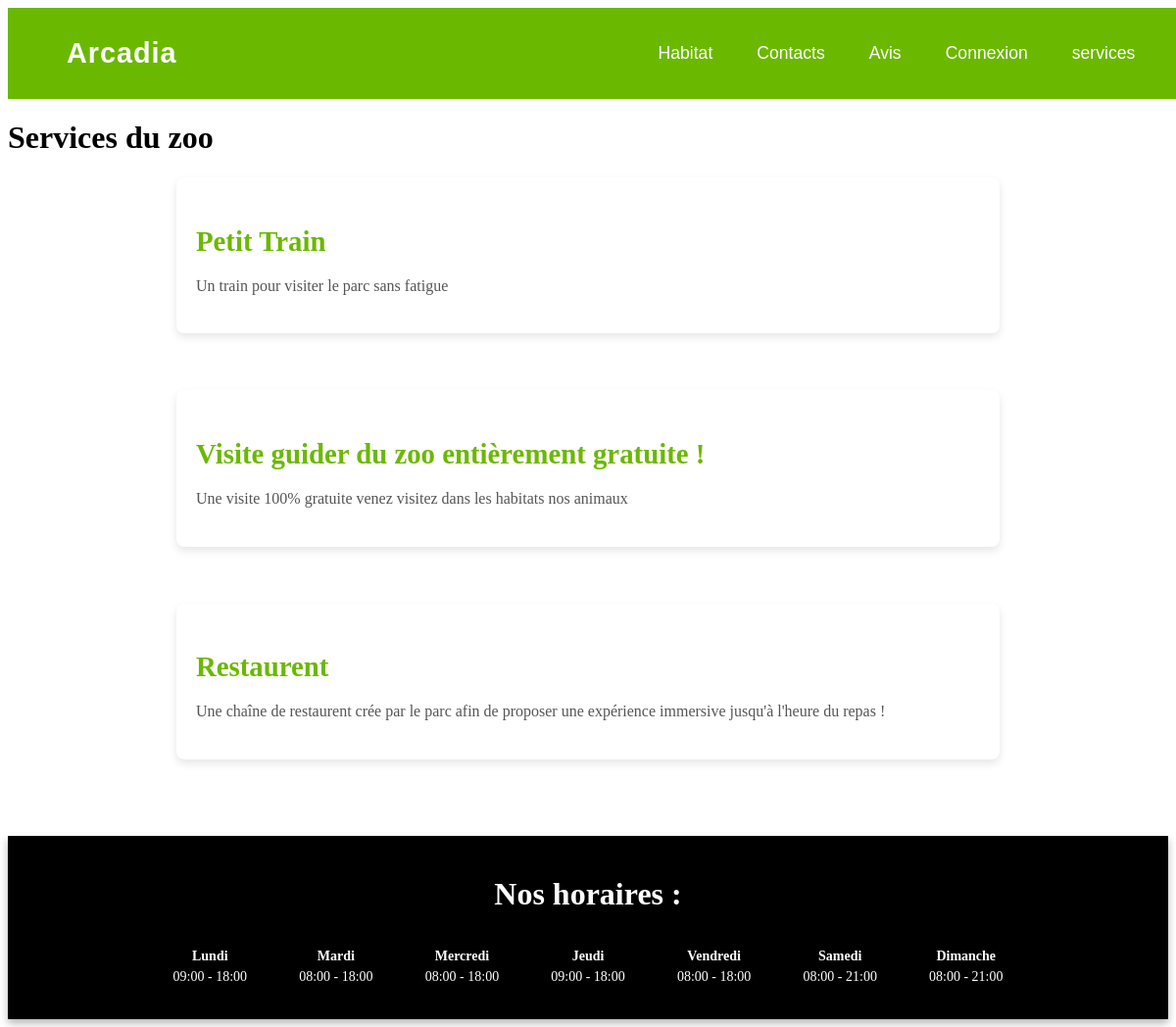
The app's page /service.php with its own data.
### tables this page shows
CREATE TABLE `services` (
  `id` int(11) NOT NULL,
  `titre` varchar(255) NOT NULL,
  `description` text NOT NULL
);

CREATE TABLE `horaires` (
  `id` int(11) NOT NULL,
  `jour` varchar(20) NOT NULL,
  `ouverture` time DEFAULT NULL,
  `fermeture` time DEFAULT NULL
);

### service.php (the view, shortened to what this page needs)
<?php
include 'login/db.php';
$sql = "SELECT * FROM services";
$stmt = $pdo->prepare($sql);
$stmt->execute();
$services = $stmt->fetchAll(PDO::FETCH_ASSOC);
?>
<!DOCTYPE html>
<html lang="fr">
<head>
    <link rel="stylesheet" href="css/service.css">
    <link rel="stylesheet" href="css/header.css">
    <link rel="stylesheet" href="css/footer.css">
</head>
<header>
    <?php include 'php/header.php'; ?>
</header>
<body>
    <h1>Services du zoo</h1>
    <?php foreach ($services as $service): ?>
        <div class="service-container">
            <h3><?php echo $service['titre']; ?></h3>
            <p><?php echo $service['description']; ?></p>
        </div>
        <br>
    <?php endforeach; ?>
</body>
<?php
include 'login/db.php';
$sql = "SELECT * FROM horaires";
$stmt = $pdo->prepare($sql);
$stmt->execute();
$horaires = $stmt->fetchAll(PDO::FETCH_ASSOC);
?>
<footer class="footer">
    <div class="footer-content">
        <h1>Nos horaires :</h1>
        <div class="horaires-container">
            <?php foreach ($horaires as $horaire): ?>
                <div class="jour">
                    <p><?php echo $horaire['jour']; ?></p>
                    <p><?php echo date('H:i', strtotime($horaire['ouverture'])) . ' - ' . date('H:i', strtotime($horaire['fermeture'])); ?></p>
                </div>
            <?php endforeach; ?>
        </div>
    </div>
</footer>
</html>

### css/service.css (style rules this page uses)
.service-container { background-color: #ffffff; margin: 20px auto; padding: 20px; border-radius: 8px; box-shadow: 0 4px 8px rgba(0, 0, 0, 0.1); max-width: 800px; }
.service-container h3 { color: #6BB800; font-size: 1.8rem; margin-bottom: 10px; }
.service-container p { color: #555; line-height: 1.6; font-size: 1rem; }

### css/header.css (style rules this page uses)
header { display: flex; justify-content: space-between; align-items: center; padding: 10px 30px; background-color: #6BB800; color: white; font-family: Arial, sans-serif; width: 98%; }

### css/footer.css (style rules this page uses)
.footer { background-color: #000000; color: #ffffff; padding: 20px; text-align: center; margin-top: 40px; box-shadow: 0 4px 8px rgba(0, 0, 0, 0.3); }
.footer p { margin: 5px 0; font-size: 16px; }
.footer-content { max-width: 900px; margin: 0 auto; }
.horaires-container { display: flex; justify-content: space-between; flex-wrap: nowrap; margin-top: 20px; }
.jour { text-align: center; margin: 10px; flex: 1 1 120px; max-width: 120px; }
.jour p { margin: 5px 0; font-size: 14px; }
.jour p:first-child { font-weight: bold; }

### records on screen
services: titre "Petit Train", description "Un train pour visiter le parc sans fatigue"
services: titre "Visite guider du zoo entièrement gratuite !", description "Une visite 100% gratuite venez visitez dans les habitats nos animaux"
services: titre "Restaurent", description "Une chaîne de restaurent crée par le parc afin de proposer une expérience immersive jusqu'à l'heure du repas !"
horaires: jour "Lundi", ouverture "09:00", fermeture "18:00"
horaires: jour "Mardi", ouverture "08:00", fermeture "18:00"
horaires: jour "Mercredi", ouverture "08:00", fermeture "18:00"
horaires: jour "Jeudi", ouverture "09:00", fermeture "18:00"
horaires: jour "Vendredi", ouverture "08:00", fermeture "18:00"
horaires: jour "Samedi", ouverture "08:00", fermeture "21:00"
horaires: jour "Dimanche", ouverture "08:00", fermeture "21:00"
